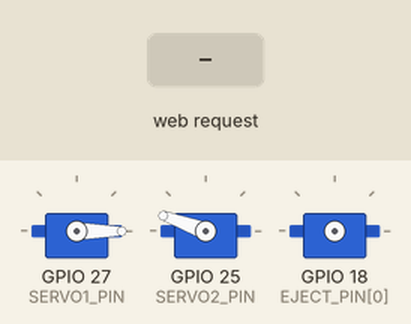
This sketch was run on a simulated ESP32. Parts: 3 × servo. The test bench sets the inputs (shaded band). WiFi joins after 1.5 s; servers stay silent unless stated; what the sketch prints to the serial monitor is not drawn.

Above: at 3.7 s.
3.8 s: HTTP request GET /eject received
At 6.1 s:
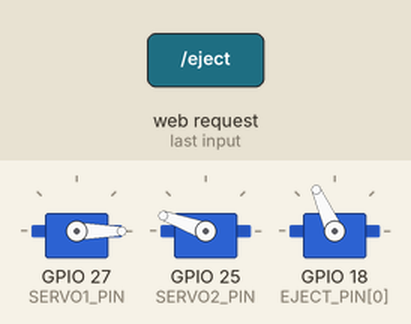
6.8 s: HTTP request GET /liftup received
At 8.3 s:
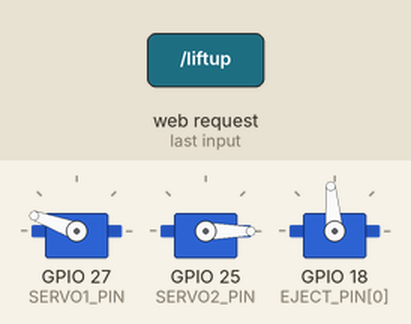
8.8 s: HTTP request GET /liftdown received
At 8.96 s:
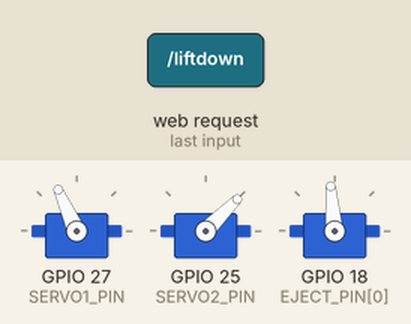
Timing chart, 0 to 11.8 s (numbered marks = the images above; inputs shaded):
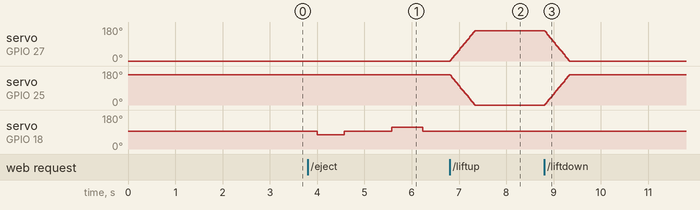

Measured:
- after the input at 3.8 s, servo on GPIO 18 (EJECT_PIN[0]): 95° → 76° after 0.20 s, → 95° 0.58 s later, → 114° 1.0 s later, → 95° 0.66 s later
- after the input at 6.8 s, servo on GPIO 27 (SERVO1_PIN): moves from 0° to 160° over 0.52 s, starting at once; servo on GPIO 25 (SERVO2_PIN): moves from 160° to 0° over 0.52 s, starting at once
- after the input at 8.8 s, servo on GPIO 27 (SERVO1_PIN): moves from 160° to 0° over 0.52 s, starting at once; servo on GPIO 25 (SERVO2_PIN): moves from 0° to 160° over 0.52 s, starting at once

The sketch:

vertiport_esp32.ino
```cpp
/*
 * MEDIFLY 버티포트 ESP32
 *
 * 하드웨어
 *   리프트 : MG996R 2개 (GPIO 27, 25). 랙기어 2개를 미러 구동
 *   사출   : 무한회전 서보 4개 (GPIO 18, 19, 21, 22)
 *
 *
 * API
 *   GET /              제어 웹페이지 (휴대폰)
 *   GET /status        상태 JSON
 *   GET /select?box=N  상자 선택 (1~4). 잠금 상태면 거부
 *   GET /eject         선택 상자 사출 + 선택 잠금. 중복 요청은 무시
 *   GET /liftup        리프트 상승
 *   GET /liftdown      리프트 하강
 *   GET /reset         잠금 해제 (수동 복구용)
 *   GET /ping          생존 확인
 *
 *   투하 성공 -> 젯슨 /eject    -> 선택 잠금 + 사출 (리프트에 안착)
 *   RTL -> 착륙 -> 젯슨 /liftup  -> 리프트 상승
 *               -> 젯슨이 그리퍼 체결
 *               -> 젯슨 /liftdown -> 리프트 하강
 */

#include <WiFi.h>
#include <WebServer.h>
#include <ESPmDNS.h>
#include <ESP32Servo.h>

// ══════════ 네트워크 ══════════
const char* WIFI_SSID = "your_hotspot_name";   // 핫스팟 이름 기입
const char* WIFI_PASS = "********";       // 핫스팟 비밀번호 기입
const char* HOSTNAME  = "vertiport";        // http://vertiport.local

// ══════════ 리프트 (MG996R 2개, 미러 구동) ══════════
const int SERVO1_PIN = 27;
const int SERVO2_PIN = 25;
const int PULSE_MIN_US = 500;
const int PULSE_MAX_US = 2400;
const int LIFT_DOWN_US = 500;
const int LIFT_UP_US   = 2188;
const int MIRROR_SUM_US = LIFT_DOWN_US + LIFT_UP_US;
const int LIFT_STEP_US  = 32;               // 한 스텝 펄스폭 증가량
const int LIFT_STEP_MS  = 10;               // 스텝 간 대기. 느릴수록 부드럽다

// ══════════ 사출 (무한회전 서보 4개) ══════════
const int EJECT_PIN[4] = {18, 19, 21, 22};
const int OPEN_US    = 1300;                // 열림 방향 회전
const int CLOSE_US   = 1700;                // 래치 복귀 방향 회전
const int NEUTRAL_US = 1500;                // 정지
const int OPEN_MS[4]  = {577, 536, 536, 577};   // 실측값
const int CLOSE_MS[4] = {660, 569, 569, 635};   // 실측값
const int DROP_WAIT_MS = 800;               // 상자 낙하 대기 후 래치 복귀

// ══════════ 안전 ══════════
const unsigned long LIFT_TIMEOUT_MS = 25000; // 하강 명령이 없으면 자동 하강

Servo servo1, servo2;
Servo ejectServo[4];
WebServer server(80);

int  selectedBox = 1;        // 1~4
bool locked      = false;    // 사출 후 선택 잠금
bool liftIsUp    = false;
unsigned long liftUpAt = 0;
String lastEvent = "부팅";

// ────────────────────────────────────────────────
// 리프트 구동
// ────────────────────────────────────────────────
void liftWriteRaw(int us) {
  us = constrain(us, LIFT_DOWN_US, LIFT_UP_US);
  servo1.writeMicroseconds(us);
  servo2.writeMicroseconds(MIRROR_SUM_US - us);   // 반대 방향
}

void liftRaise() {
  for (int us = LIFT_DOWN_US; us < LIFT_UP_US; us += LIFT_STEP_US) {
    liftWriteRaw(us);
    delay(LIFT_STEP_MS);
  }
  liftWriteRaw(LIFT_UP_US);
  liftIsUp = true;
  liftUpAt = millis();
}

void liftLower() {
  for (int us = LIFT_UP_US; us > LIFT_DOWN_US; us -= LIFT_STEP_US) {
    liftWriteRaw(us);
    delay(LIFT_STEP_MS);
  }
  liftWriteRaw(LIFT_DOWN_US);
  liftIsUp = false;
}

// ────────────────────────────────────────────────
// 사출 구동
// ────────────────────────────────────────────────
void spin(int i, int us, int ms) {
  ejectServo[i].writeMicroseconds(us);
  delay(ms);
  ejectServo[i].writeMicroseconds(NEUTRAL_US);
  delay(200);
}

void ejectBox(int box) {                     // box: 1~4
  int i = box - 1;
  ejectServo[i].setPeriodHertz(50);
  ejectServo[i].attach(EJECT_PIN[i], PULSE_MIN_US, PULSE_MAX_US);
  ejectServo[i].writeMicroseconds(NEUTRAL_US);
  delay(200);
  spin(i, OPEN_US,  OPEN_MS[i]);             // 래치 열림
  delay(DROP_WAIT_MS);                       // 상자 낙하 대기
  spin(i, CLOSE_US, CLOSE_MS[i]);            // 래치 복귀
  ejectServo[i].detach();                    // 대기 전류 차단
}

// ────────────────────────────────────────────────
// 웹페이지
// ────────────────────────────────────────────────
const char PAGE[] PROGMEM = R"HTML(
<!DOCTYPE html><html><head><meta charset="utf-8">
<meta name="viewport" content="width=device-width,initial-scale=1">
<title>Vertiport</title><style>
body{font-family:-apple-system,sans-serif;background:#111;color:#eee;
     margin:0;padding:20px;text-align:center}
h2{font-weight:500;margin:10px 0 20px}
.grid{display:grid;grid-template-columns:1fr 1fr;gap:12px;max-width:340px;margin:0 auto}
.b{padding:28px 0;font-size:22px;border:2px solid #444;border-radius:12px;
   background:#1c1c1c;color:#eee}
.b.sel{border-color:#4a9eff;background:#12314f;color:#fff}
.b:disabled{opacity:.35}
#st{margin:22px 0;font-size:15px;color:#8a8a8a;min-height:22px}
.man{margin-top:28px;border-top:1px solid #333;padding-top:16px}
.mb{padding:12px 18px;margin:4px;font-size:14px;border:1px solid #444;
    border-radius:8px;background:#1c1c1c;color:#bbb}
</style></head><body>
<h2>상자 선택</h2>
<div class="grid">
<button class="b" id="b1" onclick="sel(1)">1</button>
<button class="b" id="b2" onclick="sel(2)">2</button>
<button class="b" id="b3" onclick="sel(3)">3</button>
<button class="b" id="b4" onclick="sel(4)">4</button>
</div>
<div id="st">연결 중...</div>
<div class="man">
<button class="mb" onclick="go('/eject')">수동 사출</button>
<button class="mb" onclick="go('/liftup')">리프트 UP</button>
<button class="mb" onclick="go('/liftdown')">리프트 DOWN</button><br>
<button class="mb" onclick="go('/reset')">잠금 해제</button>
</div>
<script>
function sel(n){fetch('/select?box='+n).then(poll)}
function go(u){fetch(u).then(poll)}
function poll(){fetch('/status').then(r=>r.json()).then(s=>{
  for(let i=1;i<=4;i++){
    let b=document.getElementById('b'+i);
    b.className=(i==s.box)?'b sel':'b';
    b.disabled=s.locked;
  }
  document.getElementById('st').textContent=
    (s.locked?'잠금 · ':'대기 · ')+s.box+'번 · '+s.lift+' · '+s.event;
}).catch(()=>{document.getElementById('st').textContent='연결 끊김'})}
setInterval(poll,1000);poll();
</script></body></html>
)HTML";

// ────────────────────────────────────────────────
// 핸들러
// ────────────────────────────────────────────────
void handleRoot() { server.send_P(200, "text/html", PAGE); }

void handlePing() { server.send(200, "application/json", "{\"ok\":true}"); }

void handleStatus() {
  String j = "{\"box\":" + String(selectedBox) +
             ",\"locked\":" + String(locked ? "true" : "false") +
             ",\"lift\":\"" + String(liftIsUp ? "up" : "down") +
             "\",\"event\":\"" + lastEvent + "\"}";
  server.send(200, "application/json", j);
}

void handleSelect() {
  if (locked) { server.send(409, "text/plain", "LOCKED"); return; }
  int b = server.arg("box").toInt();
  if (b < 1 || b > 4) { server.send(400, "text/plain", "BAD_BOX"); return; }
  selectedBox = b;
  lastEvent = String(b) + "번 선택";
  Serial.printf("선택: %d번\n", b);
  server.send(200, "text/plain", "OK");
}

void handleEject() {
  // 젯슨의 esp() 는 실패 시 재시도한다.
  // 사출은 끝났는데 응답만 유실되면 상자가 두 개 나가므로,
  // 이미 잠긴 상태의 재요청은 실행하지 않고 성공으로만 답한다.
  if (locked) {
    Serial.println("!!! 중복 사출 요청 무시");
    server.send(200, "application/json",
                "{\"ok\":true,\"box\":" + String(selectedBox) +
                ",\"repeat\":true}");
    return;
  }

  int b = selectedBox;
  locked = true;
  lastEvent = String(b) + "번 사출";
  Serial.printf(">>> 사출: %d번 (GPIO %d)\n", b, EJECT_PIN[b - 1]);
  ejectBox(b);
  Serial.println("<<< 사출 완료");
  server.send(200, "application/json",
              "{\"ok\":true,\"box\":" + String(b) + "}");
}

void handleLiftUp() {
  if (liftIsUp) {
    liftUpAt = millis();                     // 타임아웃 연장
    server.send(200, "application/json", "{\"ok\":true,\"lift\":\"up\"}");
    return;
  }
  lastEvent = "리프트 상승";
  Serial.println(">>> 리프트 상승");
  liftRaise();
  Serial.println("<<< 상승 완료");
  server.send(200, "application/json", "{\"ok\":true,\"lift\":\"up\"}");
}

void handleLiftDown() {
  lastEvent = "리프트 하강";
  Serial.println(">>> 리프트 하강");
  liftLower();
  Serial.println("<<< 하강 완료");
  server.send(200, "application/json", "{\"ok\":true,\"lift\":\"down\"}");
}

void handleReset() {
  locked = false;
  lastEvent = "잠금 해제";
  Serial.println("잠금 해제");
  server.send(200, "text/plain", "OK");
}

// ────────────────────────────────────────────────
void setup() {
  Serial.begin(115200);
  delay(1000);
  Serial.println("\n>>> MEDIFLY VERTIPORT ESP32 <<<");

  ESP32PWM::allocateTimer(0);
  ESP32PWM::allocateTimer(1);
  ESP32PWM::allocateTimer(2);
  ESP32PWM::allocateTimer(3);

  servo1.setPeriodHertz(50);
  servo1.attach(SERVO1_PIN, PULSE_MIN_US, PULSE_MAX_US);
  servo2.setPeriodHertz(50);
  servo2.attach(SERVO2_PIN, PULSE_MIN_US, PULSE_MAX_US);
  liftWriteRaw(LIFT_DOWN_US);
  Serial.println("리프트 하단 홀드");

  WiFi.mode(WIFI_STA);
  WiFi.setHostname(HOSTNAME);
  WiFi.begin(WIFI_SSID, WIFI_PASS);
  WiFi.setSleep(false);            // 절전 해제. 응답 지연을 크게 줄인다

  Serial.print("WiFi 접속");
  int tries = 0;
  while (WiFi.status() != WL_CONNECTED && tries < 60) {
    delay(500); Serial.print("."); tries++;
  }
  Serial.println();

  if (WiFi.status() == WL_CONNECTED) {
    Serial.print(">>> IP 주소: ");
    Serial.println(WiFi.localIP());
    Serial.printf(">>> http://%s.local/\n", HOSTNAME);
    Serial.printf(">>> RSSI: %d dBm\n", WiFi.RSSI());
    if (MDNS.begin(HOSTNAME)) MDNS.addService("http", "tcp", 80);
  } else {
    Serial.println("!!! WiFi 접속 실패. 서보 제어는 계속 가능하다.");
  }

  server.on("/",         handleRoot);
  server.on("/ping",     handlePing);
  server.on("/status",   handleStatus);
  server.on("/select",   handleSelect);
  server.on("/eject",    handleEject);
  server.on("/liftup",   handleLiftUp);
  server.on("/liftdown", handleLiftDown);
  server.on("/reset",    handleReset);
  server.begin();
  Serial.println("서버 시작. 대기 중");
}

void loop() {
  server.handleClient();

  // 리프트 상승 후 하강 명령이 안 오면 자동 하강
  if (liftIsUp && millis() - liftUpAt > LIFT_TIMEOUT_MS) {
    Serial.println("!!! 타임아웃 - 리프트 자동 하강");
    lastEvent = "타임아웃 하강";
    liftLower();
  }

  // WiFi 끊기면 재접속
  static unsigned long lastCheck = 0;
  if (millis() - lastCheck > 5000) {
    lastCheck = millis();
    if (WiFi.status() != WL_CONNECTED) {
      Serial.println("WiFi 끊김 - 재접속");
      WiFi.disconnect();
      WiFi.begin(WIFI_SSID, WIFI_PASS);
    }
  }
}
```
